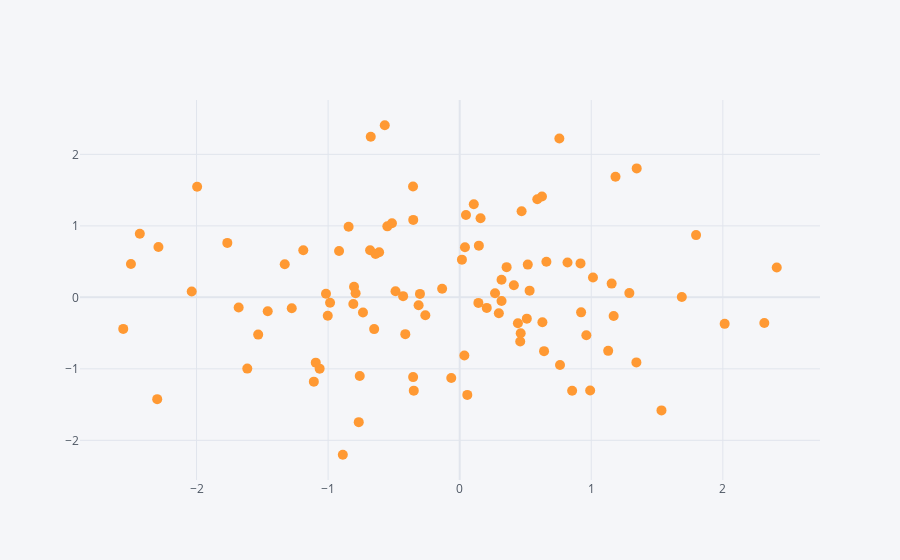

Notebook code cell kept with this figure:
### Markdown cell above
## Scatter

### Code cell
df.iplot(kind='scatter',x='A',y='B', mode='markers',size=10)
